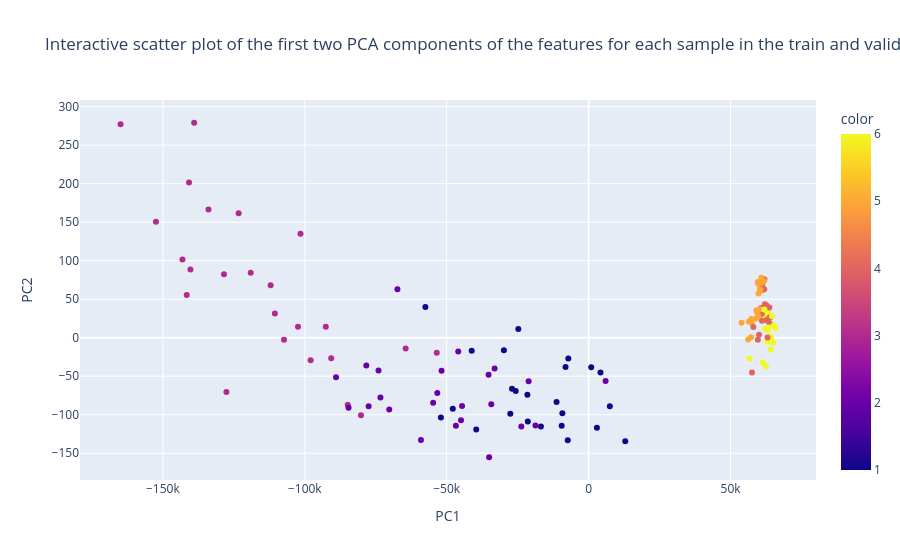

Notebook source saved alongside this figure:
### Code cell
fig = px.scatter(pca_features_xTrainVal_df, x='PC1', y='PC2', color=y_train_val, title="Interactive scatter plot of the first two PCA components of the features for each sample in the train and validation parts of the dataset") # Plotting the Interactive scatter plot of the first two PCA components of the features for each sample in the train and validation parts of the dataset in Plotly
fig.show()

### Figure 1 — Plotly figure (JSON) as saved in the notebook; plotly's stock layout.template omitted (floating-point values rounded to 4 significant figures; data arrays with more than 128 entries replaced by an {"elided": "..."} marker saying what was removed)
{"data": [{"hovertemplate": "PC1=%{x}<br>PC2=%{y}<br>color=%{marker.color}<extra></extra>", "legendgroup": "", "marker": {"color": {"elided": "144 int values"}, "coloraxis": "coloraxis", "symbol": "circle"}, "mode": "markers", "name": "", "orientation": "v", "showlegend": false, "type": "scatter", "x": {"elided": "144 float values"}, "xaxis": "x", "y": {"elided": "144 float values"}, "yaxis": "y"}], "layout": {"coloraxis": {"colorbar": {"title": {"text": "color"}}, "colorscale": [[0.0, "#0d0887"], [0.1111, "#46039f"], [0.2222, "#7201a8"], [0.3333, "#9c179e"], [0.4444, "#bd3786"], [0.5556, "#d8576b"], [0.6667, "#ed7953"], [0.7778, "#fb9f3a"], [0.8889, "#fdca26"], [1.0, "#f0f921"]]}, "legend": {"tracegroupgap": 0}, "title": {"text": "Interactive scatter plot of the first two PCA components of the features for each sample in the train and validation parts of the dataset"}, "xaxis": {"anchor": "y", "domain": [0.0, 1.0], "title": {"text": "PC1"}}, "yaxis": {"anchor": "x", "domain": [0.0, 1.0], "title": {"text": "PC2"}}}}
